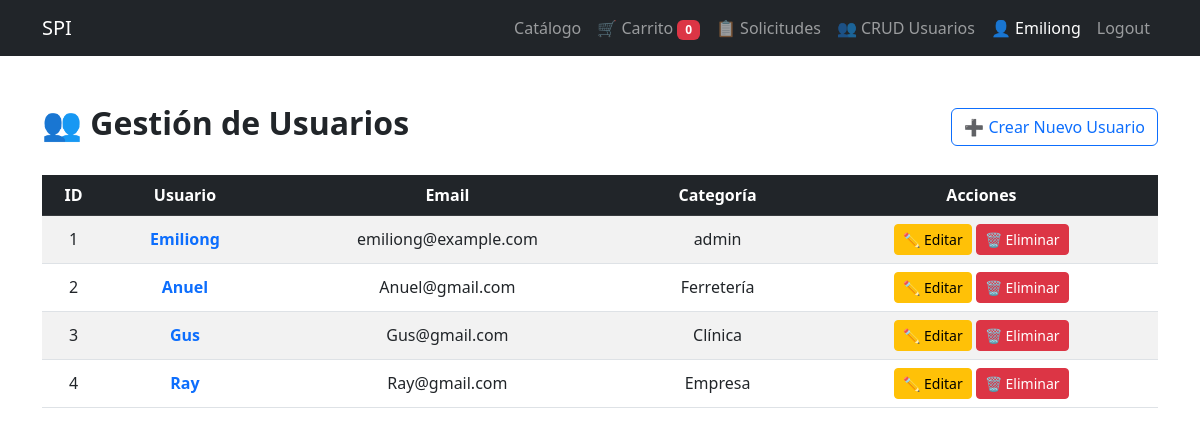
The page /crud/usuarios/ (signed in) on the database its author committed.
### sushi/models.py (models this page shows, shortened)
class Usuario(AbstractUser):
    email = models.EmailField(unique=True)
    telefono = models.CharField(max_length=20, null=True, blank=True)  # ✅ nuevo campo
    categoria_cliente = models.ForeignKey(CategoriaCliente, on_delete=models.SET_NULL, null=True, blank=True)

class CategoriaCliente(models.Model):
    nombre = models.CharField(max_length=100, unique=True)

### sushi/views.py (the view)
    def _wrapped_view(request, *args, **kwargs):
        if request.user.categoria_cliente and request.user.categoria_cliente.nombre.lower() == "admin":
            return func(request, *args, **kwargs)
        messages.error(request, "Acceso no autorizado.")
        return redirect("catalogo")

### sushi/views.py (called while the page is built)
def solo_admin(func):
    def _wrapped_view(request, *args, **kwargs):
        if request.user.categoria_cliente and request.user.categoria_cliente.nombre.lower() == "admin":
            return func(request, *args, **kwargs)
        messages.error(request, "Acceso no autorizado.")
        return redirect("catalogo")
    return login_required(_wrapped_view)

@solo_admin
def crud_usuarios(request):
    usuarios = Usuario.objects.all()
    return render(request, 'crud_usuarios.html', {'usuarios': usuarios})

### sushi/templates/crud_usuarios.html (shortened to what this page needs)
{% extends 'base.html' %}
{% load static %}
{% block content %}
<div class="container my-5">
  <div class="d-flex justify-content-between align-items-center mb-4">
    <h2 class="fw-bold">👥 Gestión de Usuarios</h2>
    <a href="{% url 'crear_usuario' %}" class="btn btn-outline-primary">
      ➕ Crear Nuevo Usuario
    </a>
  </div>
  <div class="table-responsive">
    <table class="table table-striped align-middle text-center">
      <thead class="table-dark">
        <tr>
          <th>ID</th>
          <th>Usuario</th>
          <th>Email</th>
          <th>Categoría</th>
          <th>Acciones</th>
        </tr>
      </thead>
      <tbody>
        {% for usuario in usuarios %}
        <tr>
          <td>{{ usuario.id }}</td>
          <td>
            <a href="{% url 'detalle_usuario' usuario.id %}" class="text-decoration-none text-primary fw-semibold">
              {{ usuario.username }}
            </a>
          </td>
          <td>{{ usuario.email }}</td>
          <td>{{ usuario.categoria_cliente.nombre }}</td>
          <td>
            <a href="{% url 'editar_usuario' usuario.id %}" class="btn btn-warning btn-sm">✏️ Editar</a>
            <a href="{% url 'eliminar_usuario' usuario.id %}" class="btn btn-danger btn-sm" onclick="return confirm('¿Eliminar este usuario?');">🗑️ Eliminar</a>
          </td>
        </tr>
        {% endfor %}
      </tbody>
    </table>
  </div>
</div>
{% endblock %}

### sushi/templates/base.html (shortened to what this page needs)
<!DOCTYPE html>
<html lang="en">
  <head>
    <link rel="stylesheet" href="https://cdn.jsdelivr.net/npm/bootstrap@5.2.0/dist/css/bootstrap.min.css">
  </head>
  <body>
    {% include '_navbar.html' %}
    {% block content %}
    {% endblock %}
  </body>
</html>

### sushi/templates/_navbar.html (shortened to what this page needs)
<nav class="navbar navbar-expand-lg navbar-dark bg-dark">
  <div class="container">
    <a class="navbar-brand" href="/">SPI</a>
    <div class="collapse navbar-collapse" id="navbarNav">
      <ul class="navbar-nav ms-auto">
        {% if user.is_authenticated %}
          <li class="nav-item">
            <a href="{% url 'catalogo' %}" class="nav-link">Catálogo</a>
          </li>
          <li class="nav-item">
            <a href="{% url 'carrito' %}" class="nav-link">
              🛒 Carrito <span class="badge bg-danger" id="cart-count">0</span>
            </a>
          </li>
          <li class="nav-item">
            <a href="{% url 'ver_ventas' %}" class="nav-link">
              📋 {% if user.categoria_cliente.nombre|lower == "admin" %}Solicitudes{% else %}Mis Solicitudes{% endif %}
            </a>
          </li>
          {% if user.categoria_cliente.nombre|lower == "admin" %}
            <li class="nav-item">
              <a href="{% url 'crud_usuarios' %}" class="nav-link">👥 CRUD Usuarios</a>
            </li>
          {% endif %}
          <li class="nav-item">
            <span class="nav-link text-white">👤 {{ user.username }}</span>
          </li>
          <li class="nav-item">
            <a class="nav-link" href="{% url 'logout' %}">Logout</a>
          </li>
        {% else %}
          <li class="nav-item">
            <a href="{% url 'signin' %}" class="nav-link">Login</a>
          </li>
        {% endif %}
      </ul>
    </div>
  </div>
</nav>

### rows shown on the page
Usuario: username "Emiliong", id "1", email "emiliong@example.com", categoria_cliente.nombre "admin"
Usuario: id "2", username "Anuel", email "Anuel@gmail.com", categoria_cliente.nombre "Ferretería"
Usuario: id "3", username "Gus", email "Gus@gmail.com", categoria_cliente.nombre "Clínica"
Usuario: id "4", username "Ray", email "Ray@gmail.com", categoria_cliente.nombre "Empresa"
